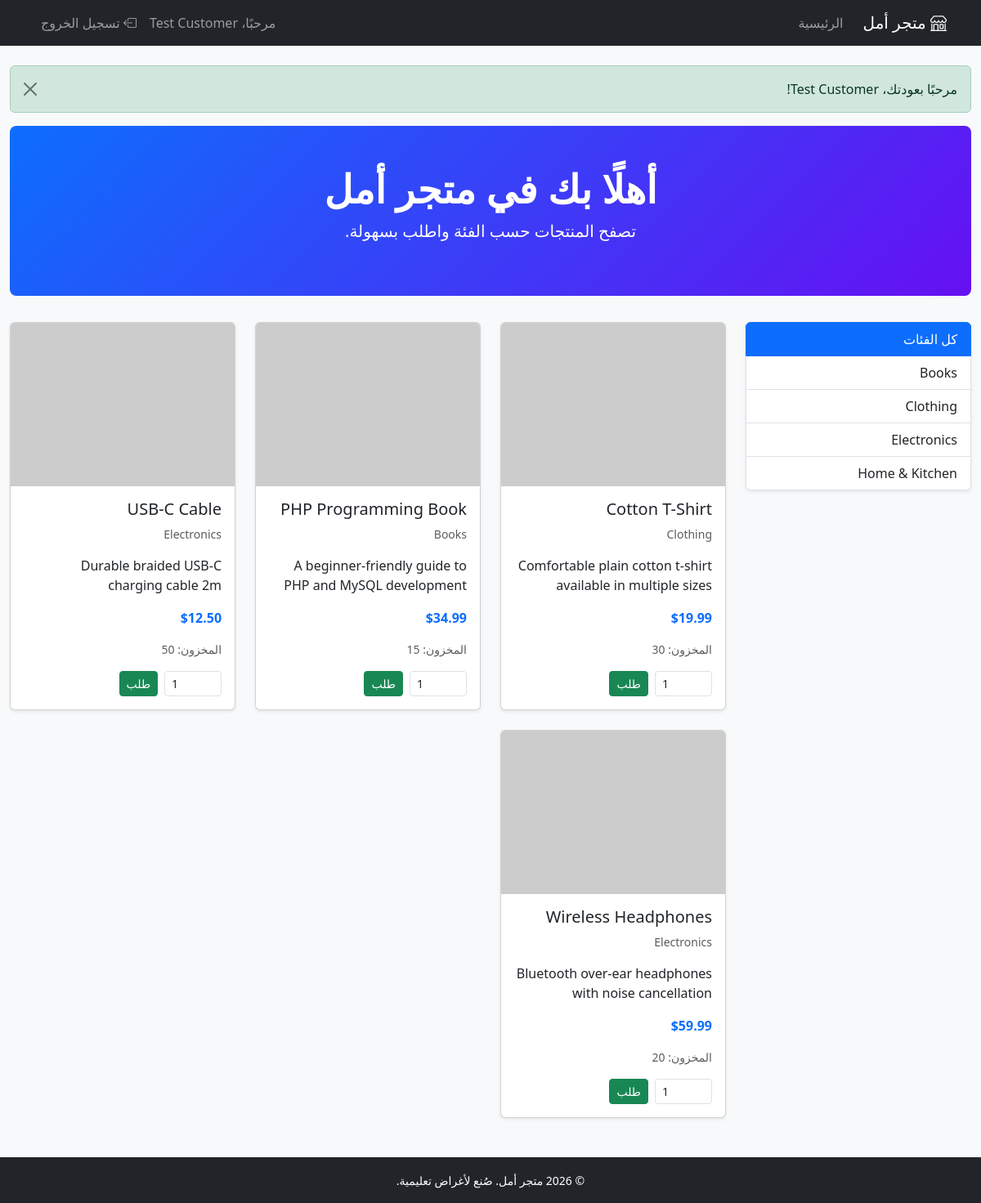
Page /index.php (signed in) on the committed database.
### tables this page shows
CREATE TABLE IF NOT EXISTS categories (
    id INT AUTO_INCREMENT PRIMARY KEY,
    name VARCHAR(100) NOT NULL UNIQUE,
    description TEXT,
    created_at TIMESTAMP DEFAULT CURRENT_TIMESTAMP
);

CREATE TABLE IF NOT EXISTS products (
    id INT AUTO_INCREMENT PRIMARY KEY,
    category_id INT NOT NULL,
    name VARCHAR(150) NOT NULL,
    description TEXT,
    price DECIMAL(10, 2) NOT NULL,
    stock INT NOT NULL DEFAULT 0,
    image VARCHAR(255) DEFAULT NULL,
    created_at TIMESTAMP DEFAULT CURRENT_TIMESTAMP,
    updated_at TIMESTAMP DEFAULT CURRENT_TIMESTAMP ON UPDATE CURRENT_TIMESTAMP,
    FOREIGN KEY (category_id) REFERENCES categories(id) ON DELETE CASCADE
);

### index.php (the view, shortened to what this page needs)
<?php
require_once 'includes/header.php';
$categories = $conn->query('SELECT id, name FROM categories ORDER BY name ASC');
$selectedCategory = isset($_GET['category']) ? intval($_GET['category']) : 0;
if ($selectedCategory > 0) {
    $stmt = $conn->prepare('SELECT p.*, c.name AS category_name FROM products p JOIN categories c ON p.category_id = c.id WHERE p.category_id = ? AND p.stock > 0 ORDER BY p.name ASC');
    $stmt->bind_param('i', $selectedCategory);
    $stmt->execute();
    $products = $stmt->get_result();
    $stmt->close();
} else {
    $products = $conn->query('SELECT p.*, c.name AS category_name FROM products p JOIN categories c ON p.category_id = c.id WHERE p.stock > 0 ORDER BY p.name ASC');
}
?>
<div class="hero text-center">
    <h1 class="display-5 fw-bold">أهلًا بك في متجر أمل</h1>
    <p class="lead">تصفح المنتجات حسب الفئة واطلب بسهولة.</p>
</div>
<div class="row">
    <div class="col-md-3 mb-4">
        <div class="list-group shadow-sm">
            <a href="index.php" class="list-group-item list-group-item-action <?php echo $selectedCategory === 0 ? 'active' : ''; ?>">
                كل الفئات
            </a>
            <?php while ($cat = $categories->fetch_assoc()): ?>
                <a href="index.php?category=<?php echo (int)$cat['id']; ?>"
                   class="list-group-item list-group-item-action <?php echo $selectedCategory === (int)$cat['id'] ? 'active' : ''; ?>">
                    <?php echo clean($cat['name']); ?>
                </a>
            <?php endwhile; ?>
        </div>
    </div>
    <div class="col-md-9">
        <div class="row g-4">
            <?php while ($product = $products->fetch_assoc()): ?>
                <div class="col-sm-6 col-lg-4">
                    <div class="card h-100 product-card shadow-sm">
                        <img src="<?php echo productImage($product['image']); ?>" class="card-img-top" alt="<?php echo clean($product['name']); ?>" style="height: 200px; object-fit: cover;">
                        <div class="card-body d-flex flex-column">
                            <h5 class="card-title"><?php echo clean($product['name']); ?></h5>
                            <p class="card-text text-muted small"><?php echo clean($product['category_name']); ?></p>
                            <p class="card-text"><?php echo clean(mb_substr($product['description'], 0, 80, 'UTF-8')) . (mb_strlen($product['description'], 'UTF-8') > 80 ? '...' : ''); ?></p>
                            <div class="mt-auto">
                                <p class="fw-bold text-primary">$<?php echo number_format($product['price'], 2); ?></p>
                                <p class="small text-muted">المخزون: <?php echo (int)$product['stock']; ?></p>
                                <?php if ($isLoggedIn && $role === 'customer'): ?>
                                    <form method="POST" action="place_order.php" class="d-flex align-items-center">
                                        <input type="number" name="quantity" value="1" min="1" max="<?php echo (int)$product['stock']; ?>" class="form-control form-control-sm me-2" style="width: 70px;">
                                        <button type="submit" class="btn btn-success btn-sm">طلب</button>
                                    </form>
                                <?php elseif ($isLoggedIn && $role === 'admin'): ?>
                                    <span class="badge bg-secondary">عرض المشرف</span>
                                <?php else: ?>
                                    <a href="login.php" class="btn btn-outline-primary btn-sm">سجّل الدخول للطلب</a>
                                <?php endif; ?>
                            </div>
                        </div>
                    </div>
                </div>
            <?php endwhile; ?>
        </div>
    </div>
</div>
<?php require_once 'includes/footer.php'; ?>

### includes/header.php (style rules this page uses)
body { background-color: #f8f9fa; }
.product-card { transition: transform 0.2s; }
.hero { background: linear-gradient(135deg, #0d6efd, #6610f2); color: #fff; padding: 3rem 1rem; border-radius: 0.5rem; margin-bottom: 2rem; }

### rows in the picture
categories: name "Books"
categories: name "Clothing"
categories: name "Electronics"
categories: name "Home & Kitchen"
products: name "Cotton T-Shirt", category.name "Clothing", description "Comfortable plain cotton t-shirt available in multiple sizes", price "19.99", stock "30"
products: name "PHP Programming Book", category.name "Books", description "A beginner-friendly guide to PHP and MySQL development", price "34.99", stock "15"
products: name "USB-C Cable", category.name "Electronics", description "Durable braided USB-C charging cable 2m", price "12.50", stock "50"
products: name "Wireless Headphones", category.name "Electronics", description "Bluetooth over-ear headphones with noise cancellation", price "59.99", stock "20"

### other values in the picture
$_SESSION['name'] "Test Customer"
$message "مرحبًا بعودتك، Test Customer!"
